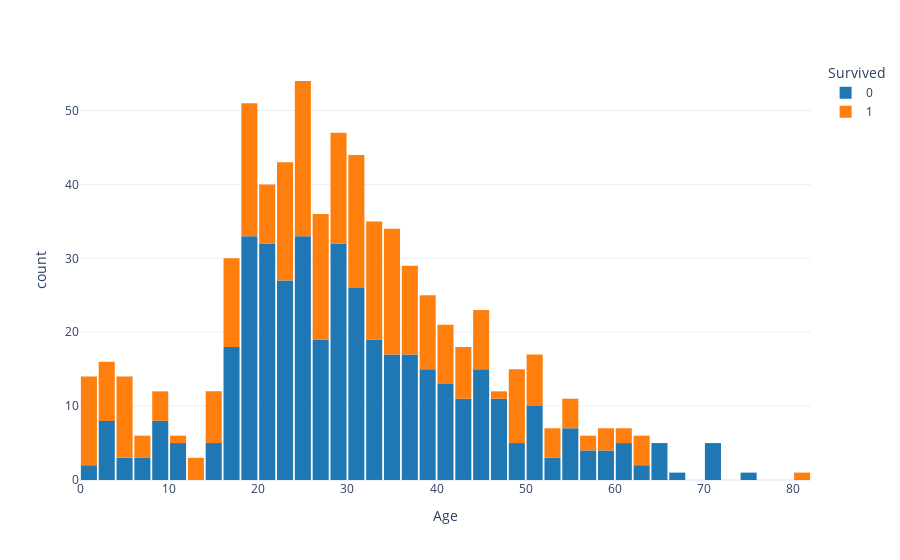

This figure's notebook cell:
### Code cell
fig = px.histogram(df, 
                   x='Age', 
                   color='Survived',
                   template='plotly_white',
                   color_discrete_sequence=px.colors.qualitative.D3
                  )

fig.update_layout(
    bargap=0.1, # gap between bars of adjacent location coordinates
)

fig.show()

### Figure 1 — Plotly figure (JSON) as saved in the notebook; plotly's stock layout.template omitted (floating-point values rounded to 4 significant figures; data arrays with more than 128 entries replaced by an {"elided": "..."} marker saying what was removed)
{"data": [{"alignmentgroup": "True", "bingroup": "x", "hovertemplate": "Survived=0<br>Age=%{x}<br>count=%{y}<extra></extra>", "legendgroup": "0", "marker": {"color": "#1F77B4", "pattern": {"shape": ""}}, "name": "0", "offsetgroup": "0", "orientation": "v", "showlegend": true, "type": "histogram", "x": {"elided": "549 float values"}, "xaxis": "x", "yaxis": "y"}, {"alignmentgroup": "True", "bingroup": "x", "hovertemplate": "Survived=1<br>Age=%{x}<br>count=%{y}<extra></extra>", "legendgroup": "1", "marker": {"color": "#FF7F0E", "pattern": {"shape": ""}}, "name": "1", "offsetgroup": "1", "orientation": "v", "showlegend": true, "type": "histogram", "x": {"elided": "342 float values"}, "xaxis": "x", "yaxis": "y"}], "layout": {"bargap": 0.1, "barmode": "relative", "legend": {"title": {"text": "Survived"}, "tracegroupgap": 0}, "margin": {"t": 60}, "xaxis": {"anchor": "y", "domain": [0, 1], "title": {"text": "Age"}}, "yaxis": {"anchor": "x", "domain": [0, 1], "title": {"text": "count"}}}}
